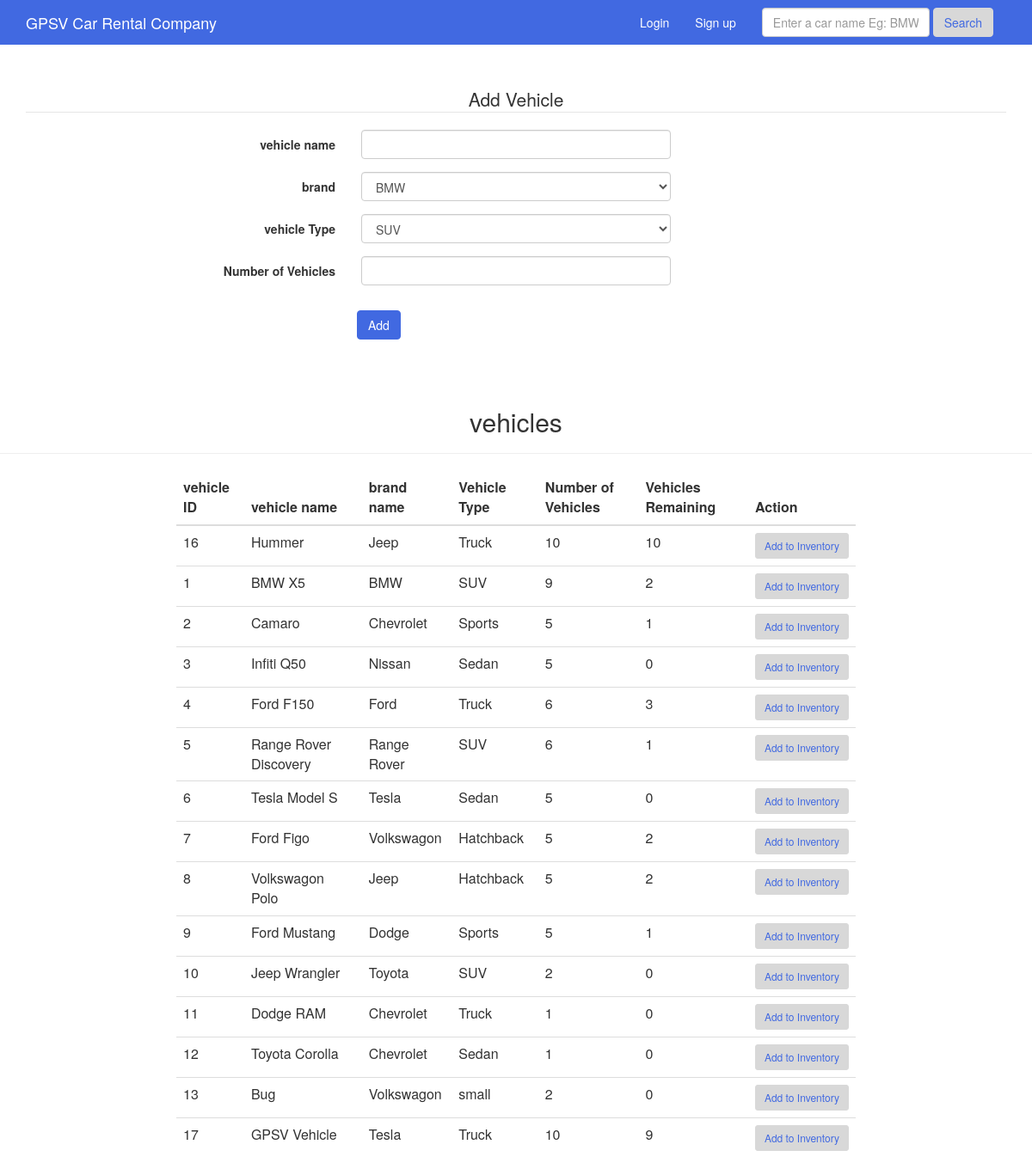
/vehicle, run on the app's committed database.
### tables this page shows
CREATE TABLE "vehicle" (
	"vehicle_id"	integer PRIMARY KEY AUTOINCREMENT,
	"vehicle_name"	varchar,
	"vehicle_type"	varchar,
	"number_copies"	varchar
);

### main.py (the view, shortened to what this page needs)
@app.route('/vehicle')
@app.route('/vehicle/<brand_id>/')
def vehicle(brand_id=None):
    if brand_id == None:
        query = '''
                    select d.vehicle_id, d.vehicle_name, d.vehicle_type, d.number_copies, u.brand_name, max(i.vehicle_copy)
                    from vehicle as d
                    inner join brand_makes as a
                        on d.vehicle_id = a.vehicle_id
                    inner join brand as u
                        on a.brand_id = u.brand_id
                    left join inventory as i
                        on d.vehicle_id = i.vehicle_id
                    group by i.vehicle_id
                '''
        cur = g.db.execute(query)
        rows = [dict(vehicle_id=row[0], vehicle_name=row[1], vehicle_type=row[2],
                     number_copies=row[3], brand_name=row[4], copies_out=row[5]) for row in cur.fetchall()]
    for row in rows:
        print(row)
        if row['copies_out'] is not None:
            row['copies_remaining'] = int(
                row['number_copies']) - int(row['copies_out'])
        else:
            row['copies_remaining'] = int(row['number_copies'])
    cur = g.db.execute('select * from brand')
    options = [dict(brand_id=row[0], brand_name=row[1])
               for row in cur.fetchall()]
    return render_template('vehicle.html', rows=rows, options=options)

### main.py (called while the page is built)
@app.before_request
def before_request():
    g.db = connect_db()

@app.teardown_request
def teardown_request(exception):
    db = getattr(g, 'db', None)
    if db is not None:
        db.close()

def connect_db():
    return sqlite3.connect(app.config['DATABASE'])

### templates/vehicle.html (shortened to what this page needs)
{% extends "layout.html" %} {% block body %}
<div class="jumbotron">
    <div class="container">
        <form class="form-horizontal" action="{{ url_for('add_vehicle') }}" method="post">
            <fieldset>
                <legend>Add Vehicle</legend>
                <div class="form-group">
                    <label class="col-md-4 control-label" for="vehicle_name">vehicle name</label>
                    <div class="col-md-4">
                        <input id="vehicle_name" name="vehicle_name" type="text" class="form-control input-md" required>
                    </div>
                </div>
                <div class="form-group">
                    <label class="col-md-4 control-label" for="vehicle_type">brand</label>
                    <div class="col-md-4">
                        <select class="form-control" id="brands" name="brands">
            {% for row in options %}
            <option value="{{ row['brand_id'] }}">{{ row['brand_name'] }}</option>
            {% endfor %}
        </select>
                    </div>
                </div>
                <div class="form-group">
                    <label class="col-md-4 control-label" for="vehicle_type">vehicle Type</label>
                    <div class="col-md-4">
                        <select id="vehicle_type" name="vehicle_type" type="text" class="form-control input-md" required>
                            <option>SUV</option>
                        </select>
                    </div>
                </div>
                <div class="form-group">
                    <label class="col-md-4 control-label" for="vehicle_type">Number of Vehicles</label>
                    <div class="col-md-4">
                        <input id="number_copies" name="number_copies" type="text " class="form-control input-md " required/>
                    </div>
                </div>
    </div>
    <div class="form-group ">
        <label class="col-md-4 control-label " for="add "></label>
        <div class="col-md-4 ">
            <button id="add " name="add " class="btn btn-primary ">Add</button>
        </div>
    </div>
</div>
<div class="row column text-center ">
    <h2>vehicles</h2>
    <hr>
</div>
<div class="row ">
    <div class="col-md-2 "></div>
    <div class="col-md-8 ">
        <table class="table ">
            <thead>
                <tr>
                    <th>
                        vehicle ID
                    </th>
                    <th>
                        vehicle name
                    </th>
                    <th>
                        brand name
                    </th>
                    <th>
                        Vehicle Type
                    </th>
                    <th>
                        Number of Vehicles
                    </th>
                    <th>
                        Vehicles Remaining
                    </th>
                    <th>
                        Action
                    </th>
                </tr>
            </thead>
            <tbody>
                {% for row in rows %}
                <tr>
                    <td>
                        {{ row['vehicle_id'] }}
                    </td>
                    <td>
                        {{ row['vehicle_name'] }}
                    </td>
                    <td>
                        {{ row['brand_name'] }}
                    </td>
                    <td>
                        {{ row['vehicle_type'] }}
                    </td>
                    <td>
                        {{ row['number_copies'] }}
                    </td>
                    <td>
                        {{ row['copies_remaining'] }}
                    </td>
                    <td>
                        <a class="btn btn-success btn-sm " href="{{ url_for( 'add_to_inventory', vehicle_id=row[ 'vehicle_id']) }} " role="button ">Add to Inventory</a>
                    </td>
                </tr>
                {% endfor %}
            </tbody>
        </table>
    </div>
    <div class="col-md-2 "></div>
</div>
{% endblock %}

### static/css/custom.css (style rules this page uses)
.btn-success { color: royalblue; background-color: #D8D8D8; border-color: #D8D8D8; }
.btn-primary { color: #fff; background-color: royalblue; border-color: royalblue; }
html { height: 100%; }
body { height: 100%; }
.jumbotron { background-color: #FFF; }
legend { text-align: center; }

### data on the page
vehicle: vehicle_id "16", vehicle_name "Hummer", brand_name "Jeep", vehicle_type "Truck", number_copies "10", copies_remaining "10"
vehicle: vehicle_id "1", vehicle_name "BMW X5", brand_name "BMW", vehicle_type "SUV", number_copies "9", copies_remaining "2"
vehicle: vehicle_id "2", vehicle_name "Camaro", brand_name "Chevrolet", vehicle_type "Sports", number_copies "5", copies_remaining "1"
vehicle: vehicle_id "3", vehicle_name "Infiti Q50", brand_name "Nissan", vehicle_type "Sedan", number_copies "5", copies_remaining "0"
vehicle: vehicle_id "4", vehicle_name "Ford F150", brand_name "Ford", vehicle_type "Truck", number_copies "6", copies_remaining "3"
vehicle: vehicle_id "5", vehicle_name "Range Rover Discovery", brand_name "Range Rover", vehicle_type "SUV", number_copies "6", copies_remaining "1"
vehicle: vehicle_id "6", vehicle_name "Tesla Model S", brand_name "Tesla", vehicle_type "Sedan", number_copies "5", copies_remaining "0"
vehicle: vehicle_id "7", vehicle_name "Ford Figo", brand_name "Volkswagon", vehicle_type "Hatchback", number_copies "5", copies_remaining "2"
vehicle: vehicle_id "8", vehicle_name "Volkswagon Polo", brand_name "Jeep", vehicle_type "Hatchback", number_copies "5", copies_remaining "2"
vehicle: vehicle_id "9", vehicle_name "Ford Mustang", brand_name "Dodge", vehicle_type "Sports", number_copies "5", copies_remaining "1"
vehicle: vehicle_id "10", vehicle_name "Jeep Wrangler", brand_name "Toyota", vehicle_type "SUV", number_copies "2", copies_remaining "0"
vehicle: vehicle_id "11", vehicle_name "Dodge RAM", brand_name "Chevrolet", vehicle_type "Truck", number_copies "1", copies_remaining "0"
vehicle: vehicle_id "12", vehicle_name "Toyota Corolla", brand_name "Chevrolet", vehicle_type "Sedan", number_copies "1", copies_remaining "0"
vehicle: vehicle_id "13", vehicle_name "Bug", brand_name "Volkswagon", vehicle_type "small", number_copies "2", copies_remaining "0"
vehicle: vehicle_id "17", vehicle_name "GPSV Vehicle", brand_name "Tesla", vehicle_type "Truck", number_copies "10", copies_remaining "9"

### other printed values
form field brands "BMW"
